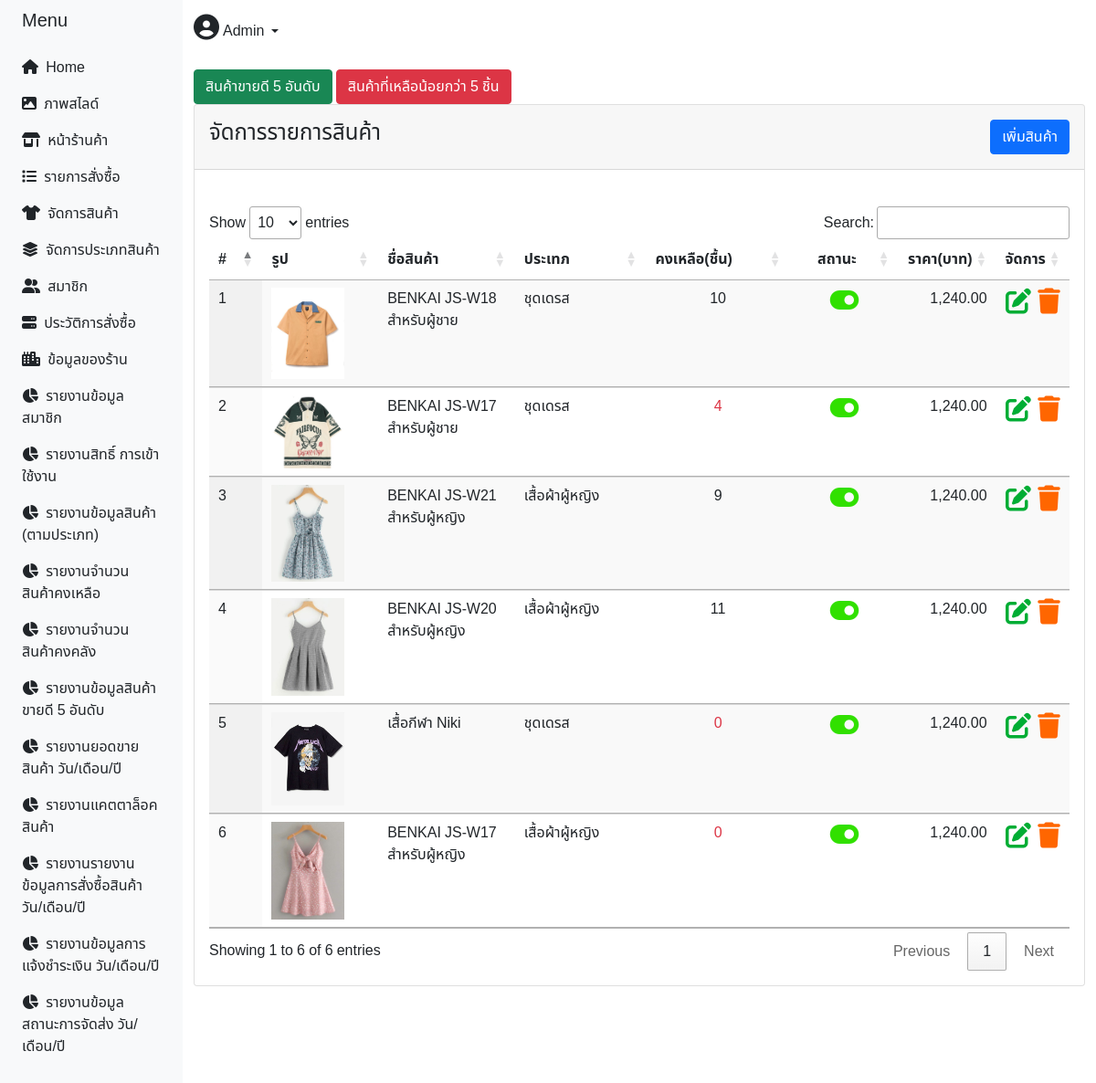
Screenshot of /admin/index_admin.php?p=pro (signed in) with the database file from the repository.
### tables this page shows
CREATE TABLE `product` (
  `product_id` int(11) NOT NULL,
  `category_id` int(11) NOT NULL,
  `product_name` varchar(30) NOT NULL,
  `price` double NOT NULL,
  `num` int(10) NOT NULL,
  `photo` varchar(150) NOT NULL,
  `product_status` varchar(100) NOT NULL,
  `ctgo` int(11) NOT NULL
);

CREATE TABLE `category` (
  `category_id` int(11) NOT NULL,
  `category_name` varchar(30) NOT NULL,
  `category_status` varchar(100) NOT NULL
);

### admin/product.php (the view, shortened to what this page needs)
        <link rel="stylesheet" type="text/css" href="https://cdn.datatables.net/1.11.3/css/jquery.dataTables.css">
<?php include('../config/server.php');
if (empty($_SESSION["ID"]) || $_SESSION["Userlevel"] != 1 ){
    echo "<script>
    alert('โปรดเข้าสู่ระบบ  ');
    window.location.replace('../login.php');
    </script>";
}else{?>
<body>
    <div class="col-md-12">
    <a href="index_admin.php?p=proadd2" class="pull-right btn btn-success"><span class="glyphicon glyphicon-plus"></span> สินค้าขายดี 5 อันดับ</a>
    <a href="index_admin.php?p=proadd3" class="pull-right btn btn-danger"><span class="glyphicon glyphicon-plus"></span> สินค้าที่เหลือน้อยกว่า 5 ชิ้น</a>
    <div class="header">
    <div class="card">
    <div class="card-header py-3 d-flex flex-row align-items-center justify-content-between">
	<h4 class="page-header"> จัดการรายการสินค้า</h4>
    <a href="index_admin.php?p=proadd" class="pull-right btn btn-primary"><span class="glyphicon glyphicon-plus"></span> เพิ่มสินค้า</a>
    </div>
    <div class="card-body">
	<br>
    <div class="col-sm-12">
<table id="example" class="display table table-hover" width="100%">
    <thead>
        <tr>
            <th width="7%">#</th>
            <th width="15%">รูป</th>
            <th width="20%">ชื่อสินค้า</th>
            <th width="20%">ประเทภ</th>
            <th width="20%">คงเหลือ(ชื้น)</th>
            <th width="15%"><center>สถานะ</center></th>
            <th width="15%">ราคา(บาท)</th>
            <th width="15%">จัดการ</th>
        </tr>
    </thead>
            <?php
            require_once("../config/server.php");
            $sql = "
            SELECT * , category.* FROM product
            left join category on product.category_id = category.category_id
            order by product.product_id DESC
            ";
            $result2 = mysqli_query($conn, $sql);
            $i = 0;
                while($row2 = mysqli_fetch_array($result2)) {
                ?>
    <tr>
        <td><?php echo $i+1;?></td>
        <td><img width='80px' src='upload/<?php echo $row2['photo'];?>'></td>
        <td><?php echo $row2['product_name'];?></td>
        <td><?php echo $row2['category_name'];?></td>
        <td><center><?php if($row2['num'] <= 5){?>
            <h8 class="text-danger"><?php echo $row2['num'];?></h8>
        <?php }else{?>
            <h8 class="" ><?php echo $row2['num'];?></h8>
        <?php }?>
        </center></td>
        <td align="center">
            <?php if($row2['product_status']=="เปิดการใช้งาน"){?>
                <h3><a href="product_onoff.php?product_id=<?php echo $row2['product_id'];?>" title="เปิด"><i class="fa-solid fa-toggle-on" style="color: #31e000;"></i></a></h3>
            <?php }else{ ?>
                <h3><a href="product_onoff.php?p_id=<?php echo $row2['product_id'];?>" title="ปิด"><i class="fa-solid fa-toggle-on fa-rotate-180" style="color: #d60000;"></i></a></h3>
            <?php } ?>
        </td>
        <td align="right"><?php echo number_format($row2['price'],2);?></td>
        <td align="center">
            <h3><a href="index_admin.php?p=uppro&product_id=<?php echo $row2['product_id'];?>" title="แก้ไข"><i class="fa-solid fa-pen-to-square" style="color: #00ad34;"></i></a>  <a href="index_admin.php?p=del_pro&product_id=<?php echo $row2['product_id'];?>" title="ลบ"><i class="fas fa-trash" style="color: #ff6600;"></i></a></h3>
        </td>
    </tr>
    <?php
    $i++; }
    ?>
</table>
</div></div></div>
<br>
<br><br>
</div>
</div>
<?php } ?>
</html>

### admin/index_admin.php (style rules this page uses)
body { min-height: 100vh; overflow-x: hidden; font-family: 'Noto Sans Thai', sans-serif; }

### admin/nav_menu.php (style rules this page uses)
body { min-height: 100vh; overflow-x: hidden; font-family: 'Noto Sans Thai', sans-serif; }

### admin/product.php (style rules this page uses)
body { min-height: 100vh; overflow-x: hidden; font-family: 'Noto Sans Thai', sans-serif; }

### rows the page displays
product: photo (picture), product_name "BENKAI JS-W18 สำหรับผู้ชาย", category.category_name "ชุดเดรส", num "10", price "1,240.00"
product: photo (picture), product_name "BENKAI JS-W17 สำหรับผู้ชาย", category.category_name "ชุดเดรส", num "4", price "1,240.00"
product: photo (picture), product_name "BENKAI JS-W21 สำหรับผู้หญิง", category.category_name "เสื้อผ้าผู้หญิง", num "9", price "1,240.00"
product: photo (picture), product_name "BENKAI JS-W20 สำหรับผู้หญิง", category.category_name "เสื้อผ้าผู้หญิง", num "11", price "1,240.00"
product: photo (picture), product_name "เสื้อกีฬา Niki", category.category_name "ชุดเดรส", num "0", price "1,240.00"
product: photo (picture), product_name "BENKAI JS-W17 สำหรับผู้หญิง", category.category_name "เสื้อผ้าผู้หญิง", num "0", price "1,240.00"

### other values shown
$_SESSION['Username'] "Admin"
